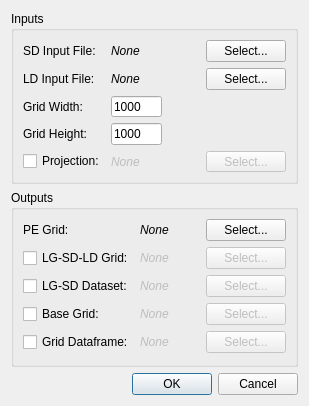
<?xml version="1.0" encoding="UTF-8"?>
<ui version="4.0">
 <class>CreateGridDlg</class>
 <widget class="QDialog" name="CreateGridDlg">
  <property name="geometry">
   <rect>
    <x>0</x>
    <y>0</y>
    <width>309</width>
    <height>391</height>
   </rect>
  </property>
  <property name="windowTitle">
   <string>Create PE Grid</string>
  </property>
  <layout class="QVBoxLayout" name="verticalLayout">
   <item>
    <widget class="QGroupBox" name="groupBox">
     <property name="title">
      <string>Inputs</string>
     </property>
     <layout class="QGridLayout" name="gridLayout">
      <property name="sizeConstraint">
       <enum>QLayout::SetMaximumSize</enum>
      </property>
      <item row="4" column="0">
       <widget class="QCheckBox" name="projectionCB">
        <property name="sizePolicy">
         <sizepolicy hsizetype="Maximum" vsizetype="Fixed">
          <horstretch>0</horstretch>
          <verstretch>0</verstretch>
         </sizepolicy>
        </property>
        <property name="text">
         <string>Projection:</string>
        </property>
       </widget>
      </item>
      <item row="4" column="3">
       <widget class="QPushButton" name="projectionButton">
        <property name="enabled">
         <bool>false</bool>
        </property>
        <property name="text">
         <string>Select...</string>
        </property>
       </widget>
      </item>
      <item row="4" column="1">
       <widget class="ElideLabel" name="projectionLbl">
        <property name="enabled">
         <bool>false</bool>
        </property>
        <property name="sizePolicy">
         <sizepolicy hsizetype="Minimum" vsizetype="Preferred">
          <horstretch>0</horstretch>
          <verstretch>0</verstretch>
         </sizepolicy>
        </property>
        <property name="font">
         <font>
          <italic>true</italic>
         </font>
        </property>
        <property name="text">
         <string>None</string>
        </property>
       </widget>
      </item>
      <item row="3" column="0">
       <widget class="QLabel" name="label_2">
        <property name="text">
         <string>Grid Height:</string>
        </property>
       </widget>
      </item>
      <item row="3" column="1">
       <widget class="QLineEdit" name="heightField">
        <property name="sizePolicy">
         <sizepolicy hsizetype="Maximum" vsizetype="Fixed">
          <horstretch>0</horstretch>
          <verstretch>0</verstretch>
         </sizepolicy>
        </property>
        <property name="maximumSize">
         <size>
          <width>54</width>
          <height>16777215</height>
         </size>
        </property>
        <property name="text">
         <string>1000</string>
        </property>
       </widget>
      </item>
      <item row="1" column="0">
       <widget class="QLabel" name="label_6">
        <property name="sizePolicy">
         <sizepolicy hsizetype="Maximum" vsizetype="Preferred">
          <horstretch>0</horstretch>
          <verstretch>0</verstretch>
         </sizepolicy>
        </property>
        <property name="text">
         <string>LD Input File:</string>
        </property>
       </widget>
      </item>
      <item row="1" column="3">
       <widget class="QPushButton" name="ldInputButton">
        <property name="text">
         <string>Select...</string>
        </property>
       </widget>
      </item>
      <item row="2" column="0">
       <widget class="QLabel" name="label">
        <property name="sizePolicy">
         <sizepolicy hsizetype="Maximum" vsizetype="Preferred">
          <horstretch>0</horstretch>
          <verstretch>0</verstretch>
         </sizepolicy>
        </property>
        <property name="text">
         <string>Grid Width:</string>
        </property>
       </widget>
      </item>
      <item row="2" column="1">
       <widget class="QLineEdit" name="widthField">
        <property name="sizePolicy">
         <sizepolicy hsizetype="Maximum" vsizetype="Fixed">
          <horstretch>0</horstretch>
          <verstretch>0</verstretch>
         </sizepolicy>
        </property>
        <property name="maximumSize">
         <size>
          <width>54</width>
          <height>16777215</height>
         </size>
        </property>
        <property name="text">
         <string>1000</string>
        </property>
       </widget>
      </item>
      <item row="0" column="0">
       <widget class="QLabel" name="label_3">
        <property name="sizePolicy">
         <sizepolicy hsizetype="Maximum" vsizetype="Preferred">
          <horstretch>0</horstretch>
          <verstretch>0</verstretch>
         </sizepolicy>
        </property>
        <property name="text">
         <string>SD Input File:</string>
        </property>
       </widget>
      </item>
      <item row="0" column="3">
       <widget class="QPushButton" name="sdInputButton">
        <property name="text">
         <string>Select...</string>
        </property>
       </widget>
      </item>
      <item row="1" column="1">
       <widget class="ElideLabel" name="ldInputLbl">
        <property name="sizePolicy">
         <sizepolicy hsizetype="Minimum" vsizetype="Preferred">
          <horstretch>0</horstretch>
          <verstretch>0</verstretch>
         </sizepolicy>
        </property>
        <property name="font">
         <font>
          <italic>true</italic>
         </font>
        </property>
        <property name="text">
         <string>None</string>
        </property>
       </widget>
      </item>
      <item row="0" column="1">
       <widget class="ElideLabel" name="sdInputLbl">
        <property name="sizePolicy">
         <sizepolicy hsizetype="Minimum" vsizetype="Preferred">
          <horstretch>0</horstretch>
          <verstretch>0</verstretch>
         </sizepolicy>
        </property>
        <property name="font">
         <font>
          <italic>true</italic>
         </font>
        </property>
        <property name="text">
         <string>None</string>
        </property>
       </widget>
      </item>
      <item row="1" column="2">
       <spacer name="horizontalSpacer">
        <property name="orientation">
         <enum>Qt::Horizontal</enum>
        </property>
        <property name="sizeHint" stdset="0">
         <size>
          <width>40</width>
          <height>20</height>
         </size>
        </property>
       </spacer>
      </item>
      <item row="4" column="2">
       <spacer name="horizontalSpacer_2">
        <property name="orientation">
         <enum>Qt::Horizontal</enum>
        </property>
        <property name="sizeHint" stdset="0">
         <size>
          <width>40</width>
          <height>20</height>
         </size>
        </property>
       </spacer>
      </item>
     </layout>
    </widget>
   </item>
   <item>
    <widget class="QGroupBox" name="groupBox_2">
     <property name="title">
      <string>Outputs</string>
     </property>
     <layout class="QGridLayout" name="gridLayout_2">
      <item row="4" column="2">
       <widget class="QPushButton" name="gridDataframeButton">
        <property name="enabled">
         <bool>false</bool>
        </property>
        <property name="text">
         <string>Select...</string>
        </property>
       </widget>
      </item>
      <item row="1" column="2">
       <widget class="QPushButton" name="lgsdldGridButton">
        <property name="enabled">
         <bool>false</bool>
        </property>
        <property name="text">
         <string>Select...</string>
        </property>
       </widget>
      </item>
      <item row="3" column="0">
       <widget class="QCheckBox" name="baseGridCB">
        <property name="sizePolicy">
         <sizepolicy hsizetype="Maximum" vsizetype="Fixed">
          <horstretch>0</horstretch>
          <verstretch>0</verstretch>
         </sizepolicy>
        </property>
        <property name="text">
         <string>Base Grid:</string>
        </property>
       </widget>
      </item>
      <item row="3" column="2">
       <widget class="QPushButton" name="baseGridButton">
        <property name="enabled">
         <bool>false</bool>
        </property>
        <property name="text">
         <string>Select...</string>
        </property>
       </widget>
      </item>
      <item row="4" column="0">
       <widget class="QCheckBox" name="gridDataframeCB">
        <property name="sizePolicy">
         <sizepolicy hsizetype="Maximum" vsizetype="Fixed">
          <horstretch>0</horstretch>
          <verstretch>0</verstretch>
         </sizepolicy>
        </property>
        <property name="text">
         <string>Grid Dataframe:</string>
        </property>
       </widget>
      </item>
      <item row="4" column="1">
       <widget class="ElideLabel" name="gridDataframeLbl">
        <property name="enabled">
         <bool>false</bool>
        </property>
        <property name="sizePolicy">
         <sizepolicy hsizetype="MinimumExpanding" vsizetype="Preferred">
          <horstretch>0</horstretch>
          <verstretch>0</verstretch>
         </sizepolicy>
        </property>
        <property name="font">
         <font>
          <italic>true</italic>
         </font>
        </property>
        <property name="text">
         <string>None</string>
        </property>
       </widget>
      </item>
      <item row="2" column="2">
       <widget class="QPushButton" name="lgsdDatasetButton">
        <property name="enabled">
         <bool>false</bool>
        </property>
        <property name="text">
         <string>Select...</string>
        </property>
       </widget>
      </item>
      <item row="2" column="0">
       <widget class="QCheckBox" name="lgsdDatasetCB">
        <property name="sizePolicy">
         <sizepolicy hsizetype="Maximum" vsizetype="Fixed">
          <horstretch>0</horstretch>
          <verstretch>0</verstretch>
         </sizepolicy>
        </property>
        <property name="text">
         <string>LG-SD Dataset:</string>
        </property>
       </widget>
      </item>
      <item row="2" column="1">
       <widget class="ElideLabel" name="lgsdDatasetLbl">
        <property name="enabled">
         <bool>false</bool>
        </property>
        <property name="sizePolicy">
         <sizepolicy hsizetype="MinimumExpanding" vsizetype="Preferred">
          <horstretch>0</horstretch>
          <verstretch>0</verstretch>
         </sizepolicy>
        </property>
        <property name="font">
         <font>
          <italic>true</italic>
         </font>
        </property>
        <property name="text">
         <string>None</string>
        </property>
       </widget>
      </item>
      <item row="3" column="1">
       <widget class="ElideLabel" name="baseGridLbl">
        <property name="enabled">
         <bool>false</bool>
        </property>
        <property name="sizePolicy">
         <sizepolicy hsizetype="MinimumExpanding" vsizetype="Preferred">
          <horstretch>0</horstretch>
          <verstretch>0</verstretch>
         </sizepolicy>
        </property>
        <property name="font">
         <font>
          <italic>true</italic>
         </font>
        </property>
        <property name="text">
         <string>None</string>
        </property>
       </widget>
      </item>
      <item row="1" column="0">
       <widget class="QCheckBox" name="lgsdldGridCB">
        <property name="sizePolicy">
         <sizepolicy hsizetype="Maximum" vsizetype="Fixed">
          <horstretch>0</horstretch>
          <verstretch>0</verstretch>
         </sizepolicy>
        </property>
        <property name="text">
         <string>LG-SD-LD Grid:</string>
        </property>
       </widget>
      </item>
      <item row="1" column="1">
       <widget class="ElideLabel" name="lgsdldGridLbl">
        <property name="enabled">
         <bool>false</bool>
        </property>
        <property name="sizePolicy">
         <sizepolicy hsizetype="MinimumExpanding" vsizetype="Preferred">
          <horstretch>0</horstretch>
          <verstretch>0</verstretch>
         </sizepolicy>
        </property>
        <property name="font">
         <font>
          <italic>true</italic>
         </font>
        </property>
        <property name="text">
         <string>None</string>
        </property>
       </widget>
      </item>
      <item row="0" column="2">
       <widget class="QPushButton" name="finalGridButton">
        <property name="text">
         <string>Select...</string>
        </property>
       </widget>
      </item>
      <item row="0" column="0">
       <widget class="QLabel" name="label_9">
        <property name="sizePolicy">
         <sizepolicy hsizetype="Maximum" vsizetype="Preferred">
          <horstretch>0</horstretch>
          <verstretch>0</verstretch>
         </sizepolicy>
        </property>
        <property name="text">
         <string>PE Grid:</string>
        </property>
       </widget>
      </item>
      <item row="0" column="1">
       <widget class="ElideLabel" name="finalGridLbl">
        <property name="sizePolicy">
         <sizepolicy hsizetype="MinimumExpanding" vsizetype="Preferred">
          <horstretch>0</horstretch>
          <verstretch>0</verstretch>
         </sizepolicy>
        </property>
        <property name="font">
         <font>
          <italic>true</italic>
         </font>
        </property>
        <property name="text">
         <string>None</string>
        </property>
       </widget>
      </item>
     </layout>
    </widget>
   </item>
   <item>
    <widget class="QDialogButtonBox" name="buttonBox">
     <property name="orientation">
      <enum>Qt::Horizontal</enum>
     </property>
     <property name="standardButtons">
      <set>QDialogButtonBox::Cancel|QDialogButtonBox::Ok</set>
     </property>
    </widget>
   </item>
  </layout>
 </widget>
 <customwidgets>
  <customwidget>
   <class>ElideLabel</class>
   <extends>QLabel</extends>
   <header>..ElideLabelWidget</header>
  </customwidget>
 </customwidgets>
 <resources/>
 <connections>
  <connection>
   <sender>buttonBox</sender>
   <signal>accepted()</signal>
   <receiver>CreateGridDlg</receiver>
   <slot>accept()</slot>
   <hints>
    <hint type="sourcelabel">
     <x>248</x>
     <y>254</y>
    </hint>
    <hint type="destinationlabel">
     <x>157</x>
     <y>274</y>
    </hint>
   </hints>
  </connection>
  <connection>
   <sender>buttonBox</sender>
   <signal>rejected()</signal>
   <receiver>CreateGridDlg</receiver>
   <slot>reject()</slot>
   <hints>
    <hint type="sourcelabel">
     <x>316</x>
     <y>260</y>
    </hint>
    <hint type="destinationlabel">
     <x>286</x>
     <y>274</y>
    </hint>
   </hints>
  </connection>
 </connections>
</ui>
